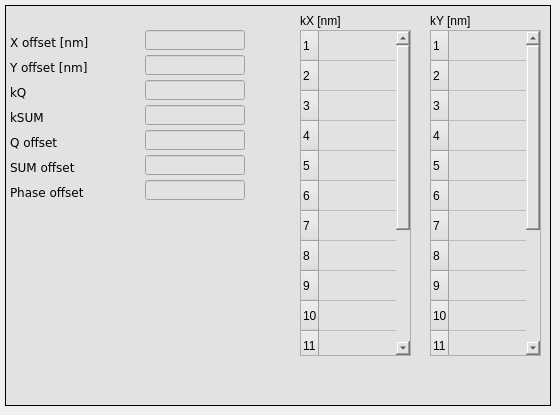
        <widget class="QWidget" name="tab_3">
         <attribute name="title">
          <string>Coefficients</string>
         </attribute>
         <widget class="caFrame" name="caframe_13">
          <property name="geometry">
           <rect>
            <x>5</x>
            <y>5</y>
            <width>546</width>
            <height>401</height>
           </rect>
          </property>
          <property name="styleSheet">
           <string notr="true">background-color: rgb(226, 226, 226);</string>
          </property>
          <property name="frameShape">
           <enum>QFrame::Box</enum>
          </property>
          <widget class="QLabel" name="label_77">
           <property name="geometry">
            <rect>
             <x>425</x>
             <y>5</y>
             <width>101</width>
             <height>21</height>
            </rect>
           </property>
           <property name="font">
            <font>
             <weight>50</weight>
             <bold>false</bold>
            </font>
           </property>
           <property name="text">
            <string>kY [nm]</string>
           </property>
          </widget>
          <widget class="caWaveTable" name="cawavetable_5">
           <property name="geometry">
            <rect>
             <x>425</x>
             <y>25</y>
             <width>111</width>
             <height>326</height>
            </rect>
           </property>
           <property name="font">
            <font>
             <family>DejaVu Sans</family>
            </font>
           </property>
           <property name="channel" stdset="0">
            <string notr="true">$(BPM):calibration:k:y:f2</string>
           </property>
           <property name="numberOfRows">
            <number>16</number>
           </property>
           <property name="numberOfColumns">
            <number>1</number>
           </property>
           <attribute name="horizontalHeaderVisible">
            <bool>false</bool>
           </attribute>
           <attribute name="horizontalHeaderVisible">
            <bool>false</bool>
           </attribute>
           <row/>
           <row/>
           <row/>
           <row/>
           <row/>
           <row/>
           <row/>
           <row/>
           <row/>
           <row/>
           <row/>
           <row/>
           <row/>
           <row/>
           <row/>
           <row/>
           <column/>
           <item row="0" column="0">
            <property name="font">
             <font/>
            </property>
           </item>
           <item row="1" column="0">
            <property name="font">
             <font/>
            </property>
           </item>
           <item row="2" column="0">
            <property name="font">
             <font/>
            </property>
           </item>
           <item row="3" column="0">
            <property name="font">
             <font/>
            </property>
           </item>
           <item row="4" column="0">
            <property name="font">
             <font/>
            </property>
           </item>
           <item row="5" column="0">
            <property name="font">
             <font/>
            </property>
           </item>
           <item row="6" column="0">
            <property name="font">
             <font/>
            </property>
           </item>
           <item row="7" column="0">
            <property name="font">
             <font/>
            </property>
           </item>
           <item row="8" column="0">
            <property name="font">
             <font/>
            </property>
           </item>
           <item row="9" column="0">
            <property name="font">
             <font/>
            </property>
           </item>
           <item row="10" column="0">
            <property name="font">
             <font/>
            </property>
           </item>
           <item row="11" column="0">
            <property name="font">
             <font/>
            </property>
           </item>
           <item row="12" column="0">
            <property name="font">
             <font/>
            </property>
           </item>
           <item row="13" column="0">
            <property name="font">
             <font/>
            </property>
           </item>
           <item row="14" column="0">
            <property name="font">
             <font/>
            </property>
           </item>
           <item row="15" column="0">
            <property name="font">
             <font/>
            </property>
           </item>
          </widget>
          <widget class="QLabel" name="label_78">
           <property name="geometry">
            <rect>
             <x>295</x>
             <y>5</y>
             <width>111</width>
             <height>21</height>
            </rect>
           </property>
           <property name="font">
            <font>
             <weight>50</weight>
             <bold>false</bold>
            </font>
           </property>
           <property name="text">
            <string>kX [nm]</string>
           </property>
          </widget>
          <widget class="caTextEntry" name="catextentry_56">
           <property name="geometry">
            <rect>
             <x>140</x>
             <y>100</y>
             <width>100</width>
             <height>20</height>
            </rect>
           </property>
           <property name="font">
            <font>
             <family>DejaVu Sans</family>
             <pointsize>9</pointsize>
             <stylestrategy>PreferDefault</stylestrategy>
            </font>
           </property>
           <property name="alignment">
            <set>Qt::AlignRight|Qt::AlignTrailing|Qt::AlignVCenter</set>
           </property>
           <property name="channel" stdset="0">
            <string notr="true">$(BPM):calibration:k:s:f2</string>
           </property>
           <property name="background">
            <color>
             <red>255</red>
             <green>255</green>
             <blue>255</blue>
            </color>
           </property>
           <property name="colorMode">
            <enum>caLineEdit::Static</enum>
           </property>
           <property name="precision">
            <number>4</number>
           </property>
           <property name="precisionMode">
            <enum>caLineEdit::Channel</enum>
           </property>
           <property name="maxValue">
            <double>2.000000000000000</double>
           </property>
           <property name="minValue">
            <double>0.100000000000000</double>
           </property>
          </widget>
          <widget class="QLabel" name="label_79">
           <property name="geometry">
            <rect>
             <x>5</x>
             <y>100</y>
             <width>45</width>
             <height>25</height>
            </rect>
           </property>
           <property name="font">
            <font>
             <family>DejaVu Sans</family>
            </font>
           </property>
           <property name="styleSheet">
            <string notr="true">color: rgb(0, 0, 0);</string>
           </property>
           <property name="text">
            <string>kSUM</string>
           </property>
          </widget>
          <widget class="QLabel" name="label_80">
           <property name="geometry">
            <rect>
             <x>5</x>
             <y>150</y>
             <width>75</width>
             <height>25</height>
            </rect>
           </property>
           <property name="font">
            <font>
             <family>DejaVu Sans</family>
            </font>
           </property>
           <property name="styleSheet">
            <string notr="true">color: rgb(0, 0, 0);</string>
           </property>
           <property name="text">
            <string>SUM offset</string>
           </property>
          </widget>
          <widget class="caTextEntry" name="catextentry_57">
           <property name="geometry">
            <rect>
             <x>140</x>
             <y>25</y>
             <width>100</width>
             <height>20</height>
            </rect>
           </property>
           <property name="font">
            <font>
             <family>DejaVu Sans</family>
             <pointsize>9</pointsize>
             <stylestrategy>PreferDefault</stylestrategy>
            </font>
           </property>
           <property name="alignment">
            <set>Qt::AlignRight|Qt::AlignTrailing|Qt::AlignVCenter</set>
           </property>
           <property name="channel" stdset="0">
            <string notr="true">$(BPM):calibration:offs:x:f2</string>
           </property>
           <property name="background">
            <color>
             <red>255</red>
             <green>255</green>
             <blue>255</blue>
            </color>
           </property>
           <property name="colorMode">
            <enum>caLineEdit::Static</enum>
           </property>
           <property name="precision">
            <number>4</number>
           </property>
           <property name="precisionMode">
            <enum>caLineEdit::Channel</enum>
           </property>
           <property name="maxValue">
            <double>2.000000000000000</double>
           </property>
           <property name="minValue">
            <double>0.100000000000000</double>
           </property>
          </widget>
          <widget class="caTextEntry" name="catextentry_58">
           <property name="geometry">
            <rect>
             <x>140</x>
             <y>50</y>
             <width>100</width>
             <height>20</height>
            </rect>
           </property>
           <property name="font">
            <font>
             <family>DejaVu Sans</family>
             <pointsize>9</pointsize>
             <stylestrategy>PreferDefault</stylestrategy>
            </font>
           </property>
           <property name="alignment">
            <set>Qt::AlignRight|Qt::AlignTrailing|Qt::AlignVCenter</set>
           </property>
           <property name="channel" stdset="0">
            <string notr="true">$(BPM):calibration:offs:y:f2</string>
           </property>
           <property name="background">
            <color>
             <red>255</red>
             <green>255</green>
             <blue>255</blue>
            </color>
           </property>
           <property name="colorMode">
            <enum>caLineEdit::Static</enum>
           </property>
           <property name="precision">
            <number>4</number>
           </property>
           <property name="precisionMode">
            <enum>caLineEdit::Channel</enum>
           </property>
           <property name="maxValue">
            <double>2.000000000000000</double>
           </property>
           <property name="minValue">
            <double>0.100000000000000</double>
           </property>
          </widget>
          <widget class="QLabel" name="label_81">
           <property name="geometry">
            <rect>
             <x>5</x>
             <y>50</y>
             <width>111</width>
             <height>25</height>
            </rect>
           </property>
           <property name="font">
            <font>
             <family>DejaVu Sans</family>
            </font>
           </property>
           <property name="styleSheet">
            <string notr="true">color: rgb(0, 0, 0);</string>
           </property>
           <property name="text">
            <string>Y offset [nm]</string>
           </property>
          </widget>
          <widget class="QLabel" name="label_82">
           <property name="geometry">
            <rect>
             <x>5</x>
             <y>125</y>
             <width>75</width>
             <height>25</height>
            </rect>
           </property>
           <property name="font">
            <font>
             <family>DejaVu Sans</family>
            </font>
           </property>
           <property name="styleSheet">
            <string notr="true">color: rgb(0, 0, 0);</string>
           </property>
           <property name="text">
            <string>Q offset</string>
           </property>
          </widget>
          <widget class="QLabel" name="label_83">
           <property name="geometry">
            <rect>
             <x>5</x>
             <y>25</y>
             <width>86</width>
             <height>25</height>
            </rect>
           </property>
           <property name="font">
            <font>
             <family>DejaVu Sans</family>
            </font>
           </property>
           <property name="styleSheet">
            <string notr="true">color: rgb(0, 0, 0);</string>
           </property>
           <property name="text">
            <string>X offset [nm]</string>
           </property>
          </widget>
          <widget class="caTextEntry" name="catextentry_59">
           <property name="geometry">
            <rect>
             <x>140</x>
             <y>150</y>
             <width>100</width>
             <height>20</height>
            </rect>
           </property>
           <property name="font">
            <font>
             <family>DejaVu Sans</family>
             <pointsize>9</pointsize>
             <stylestrategy>PreferDefault</stylestrategy>
            </font>
           </property>
           <property name="alignment">
            <set>Qt::AlignRight|Qt::AlignTrailing|Qt::AlignVCenter</set>
           </property>
           <property name="channel" stdset="0">
            <string notr="true">$(BPM):calibration:offs:s:f2</string>
           </property>
           <property name="background">
            <color>
             <red>255</red>
             <green>255</green>
             <blue>255</blue>
            </color>
           </property>
           <property name="colorMode">
            <enum>caLineEdit::Static</enum>
           </property>
           <property name="precision">
            <number>4</number>
           </property>
           <property name="precisionMode">
            <enum>caLineEdit::Channel</enum>
           </property>
           <property name="maxValue">
            <double>2.000000000000000</double>
           </property>
           <property name="minValue">
            <double>0.100000000000000</double>
           </property>
          </widget>
          <widget class="caTextEntry" name="catextentry_60">
           <property name="geometry">
            <rect>
             <x>140</x>
             <y>125</y>
             <width>100</width>
             <height>20</height>
            </rect>
           </property>
           <property name="font">
            <font>
             <family>DejaVu Sans</family>
             <pointsize>9</pointsize>
             <stylestrategy>PreferDefault</stylestrategy>
            </font>
           </property>
           <property name="alignment">
            <set>Qt::AlignRight|Qt::AlignTrailing|Qt::AlignVCenter</set>
           </property>
           <property name="channel" stdset="0">
            <string notr="true">$(BPM):calibration:offs:q:f2</string>
           </property>
           <property name="background">
            <color>
             <red>255</red>
             <green>255</green>
             <blue>255</blue>
            </color>
           </property>
           <property name="colorMode">
            <enum>caLineEdit::Static</enum>
           </property>
           <property name="precision">
            <number>4</number>
           </property>
           <property name="precisionMode">
            <enum>caLineEdit::Channel</enum>
           </property>
           <property name="maxValue">
            <double>2.000000000000000</double>
           </property>
           <property name="minValue">
            <double>0.100000000000000</double>
           </property>
          </widget>
          <widget class="QLabel" name="label_84">
           <property name="geometry">
            <rect>
             <x>5</x>
             <y>75</y>
             <width>45</width>
             <height>25</height>
            </rect>
           </property>
           <property name="font">
            <font>
             <family>DejaVu Sans</family>
            </font>
           </property>
           <property name="styleSheet">
            <string notr="true">color: rgb(0, 0, 0);</string>
           </property>
           <property name="text">
            <string>kQ</string>
           </property>
          </widget>
          <widget class="caTextEntry" name="catextentry_61">
           <property name="geometry">
            <rect>
             <x>140</x>
             <y>75</y>
             <width>100</width>
             <height>20</height>
            </rect>
           </property>
           <property name="font">
            <font>
             <family>DejaVu Sans</family>
             <pointsize>9</pointsize>
             <stylestrategy>PreferDefault</stylestrategy>
            </font>
           </property>
           <property name="alignment">
            <set>Qt::AlignRight|Qt::AlignTrailing|Qt::AlignVCenter</set>
           </property>
           <property name="channel" stdset="0">
            <string notr="true">$(BPM):calibration:k:q:f2</string>
           </property>
           <property name="background">
            <color>
             <red>255</red>
             <green>255</green>
             <blue>255</blue>
            </color>
           </property>
           <property name="colorMode">
            <enum>caLineEdit::Static</enum>
           </property>
           <property name="precision">
            <number>4</number>
           </property>
           <property name="precisionMode">
            <enum>caLineEdit::Channel</enum>
           </property>
           <property name="maxValue">
            <double>2.000000000000000</double>
           </property>
           <property name="minValue">
            <double>0.100000000000000</double>
           </property>
          </widget>
          <widget class="caTextEntry" name="catextentry_62">
           <property name="geometry">
            <rect>
             <x>140</x>
             <y>175</y>
             <width>100</width>
             <height>20</height>
            </rect>
           </property>
           <property name="font">
            <font>
             <family>DejaVu Sans</family>
             <pointsize>9</pointsize>
             <stylestrategy>PreferDefault</stylestrategy>
            </font>
           </property>
           <property name="alignment">
            <set>Qt::AlignRight|Qt::AlignTrailing|Qt::AlignVCenter</set>
           </property>
           <property name="channel" stdset="0">
            <string notr="true">$(BPM):calibration:offs:ph:f2</string>
           </property>
           <property name="background">
            <color>
             <red>255</red>
             <green>255</green>
             <blue>255</blue>
            </color>
           </property>
           <property name="colorMode">
            <enum>caLineEdit::Static</enum>
           </property>
           <property name="precision">
            <number>4</number>
           </property>
           <property name="precisionMode">
            <enum>caLineEdit::Channel</enum>
           </property>
           <property name="maxValue">
            <double>2.000000000000000</double>
           </property>
           <property name="minValue">
            <double>0.100000000000000</double>
           </property>
          </widget>
          <widget class="QLabel" name="label_85">
           <property name="geometry">
            <rect>
             <x>5</x>
             <y>175</y>
             <width>101</width>
             <height>25</height>
            </rect>
           </property>
           <property name="font">
            <font>
             <family>DejaVu Sans</family>
            </font>
           </property>
           <property name="styleSheet">
            <string notr="true">color: rgb(0, 0, 0);</string>
           </property>
           <property name="text">
            <string>Phase offset</string>
           </property>
          </widget>
          <widget class="caWaveTable" name="cawavetable_6">
           <property name="geometry">
            <rect>
             <x>295</x>
             <y>25</y>
             <width>111</width>
             <height>326</height>
            </rect>
           </property>
           <property name="font">
            <font>
             <family>DejaVu Sans</family>
            </font>
           </property>
           <property name="channel" stdset="0">
            <string notr="true">$(BPM):calibration:k:x:f2</string>
           </property>
           <property name="numberOfRows">
            <number>16</number>
           </property>
           <property name="numberOfColumns">
            <number>1</number>
           </property>
           <attribute name="horizontalHeaderVisible">
            <bool>false</bool>
           </attribute>
           <attribute name="horizontalHeaderVisible">
            <bool>false</bool>
           </attribute>
           <row/>
           <row/>
           <row/>
           <row/>
           <row/>
           <row/>
           <row/>
           <row/>
           <row/>
           <row/>
           <row/>
           <row/>
           <row/>
           <row/>
           <row/>
           <row/>
           <column/>
           <item row="0" column="0">
            <property name="font">
             <font/>
            </property>
           </item>
           <item row="1" column="0">
            <property name="font">
             <font/>
            </property>
           </item>
           <item row="2" column="0">
            <property name="font">
             <font/>
            </property>
           </item>
           <item row="3" column="0">
            <property name="font">
             <font/>
            </property>
           </item>
           <item row="4" column="0">
            <property name="font">
             <font/>
            </property>
           </item>
           <item row="5" column="0">
            <property name="font">
             <font/>
            </property>
           </item>
           <item row="6" column="0">
            <property name="font">
             <font/>
            </property>
           </item>
           <item row="7" column="0">
            <property name="font">
             <font/>
            </property>
           </item>
           <item row="8" column="0">
            <property name="font">
             <font/>
            </property>
           </item>
           <item row="9" column="0">
            <property name="font">
             <font/>
            </property>
           </item>
           <item row="10" column="0">
            <property name="font">
             <font/>
            </property>
           </item>
           <item row="11" column="0">
            <property name="font">
             <font/>
            </property>
           </item>
           <item row="12" column="0">
            <property name="font">
             <font/>
            </property>
           </item>
           <item row="13" column="0">
            <property name="font">
             <font/>
            </property>
           </item>
           <item row="14" column="0">
            <property name="font">
             <font/>
            </property>
           </item>
           <item row="15" column="0">
            <property name="font">
             <font/>
            </property>
           </item>
          </widget>
         </widget>
        </widget>
